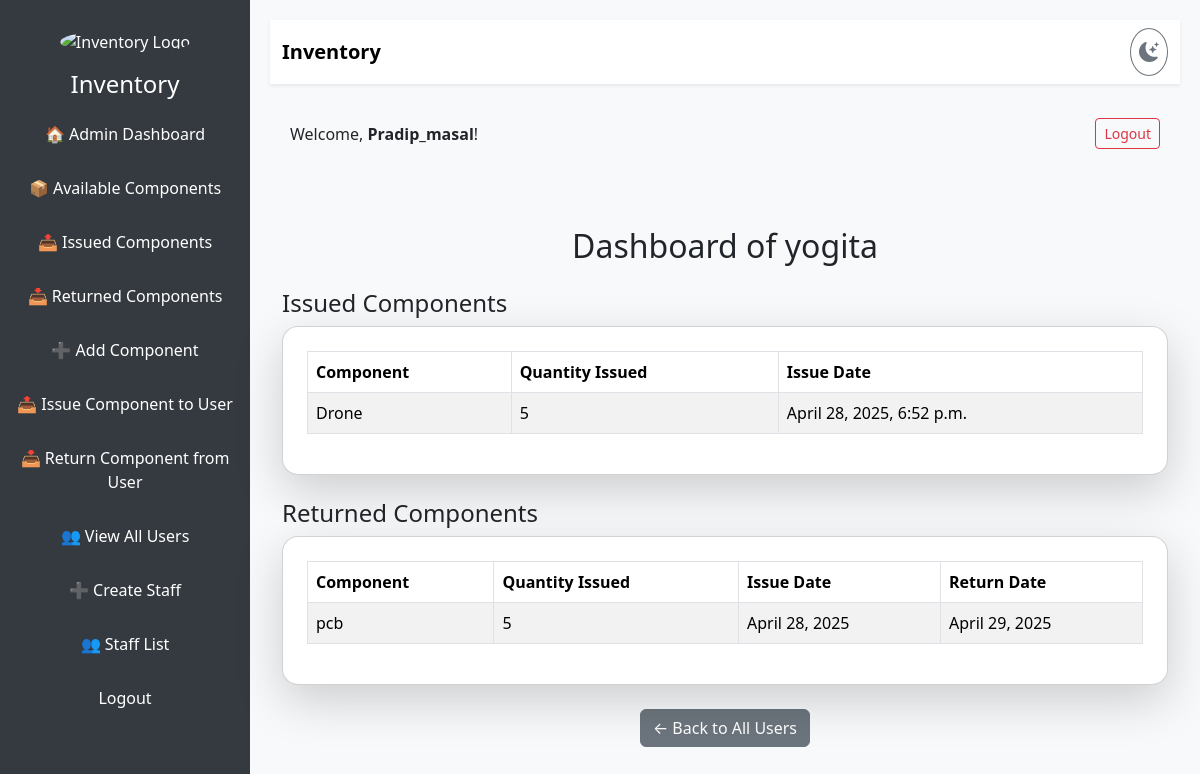
The page /user/6/dashboard/ (signed in) on the database its author committed.
### inventory/models.py (models this page shows, shortened)
class IssuedComponent(models.Model):
    user = models.ForeignKey(User, on_delete=models.CASCADE)
    component = models.ForeignKey(Component, on_delete=models.CASCADE)
    quantity_issued = models.PositiveIntegerField()
    issue_date = models.DateTimeField(auto_now_add=True)
    expected_return_date = models.DateField(null=True, blank=True)
    returned = models.BooleanField(default=False)
    return_date = models.DateField(null=True, blank=True)

class Component(models.Model):
    name = models.CharField(max_length=255)
    category = models.CharField(max_length=255)
    quantity = models.PositiveIntegerField()
    description = models.TextField(blank=True)
    price = models.DecimalField(max_digits=10, decimal_places=2, null=True, blank=True)
    image = models.ImageField(upload_to='components/', blank=True, null=True)

class ReturnedComponent(models.Model):
    component = models.ForeignKey(Component, on_delete=models.CASCADE)
    user = models.ForeignKey(User, on_delete=models.CASCADE)
    quantity_issued = models.PositiveIntegerField()
    quantity_returned = models.PositiveIntegerField()
    issue_date = models.DateField()
    return_date = models.DateField(auto_now_add=True)

### inventory/views.py (the view)
# urls.py: path('user/<int:user_id>/dashboard/', views.user_dashboard_admin_view, name='user_dashboard_admin_view'),
@superuser_required
def user_dashboard_admin_view(request, user_id):
    if not request.user.is_staff:
        return redirect('home')  # Optional: only allow staff/admins
    user = get_object_or_404(User, id=user_id)
    issued = IssuedComponent.objects.filter(user=user)
    returned = ReturnedComponent.objects.filter(user=user)
    context = {
        'viewed_user': user,
        'issued': issued,
        'returned': returned,
    }
    return render(request, 'inventory/user_dashboard_admin_view.html', context)

### inventory/views.py (called while the page is built)
def superuser_required(view_func):
    decorated_view_func = user_passes_test(lambda u: u.is_superuser)(view_func)
    return decorated_view_func

### inventory/templates/inventory/user_dashboard_admin_view.html
{% extends 'inventory/base.html' %}
{% block content %}
<div class="container py-5">
    <h2 class="mb-4 text-center">Dashboard of {{ viewed_user }}</h2>
    <h4>Issued Components</h4>
    <ul class="list-group mb-4">
        {% for item in issued %}
        <div class="card shadow-lg p-4 rounded-4">
            <div class="table-responsive">
                <table class="table table-striped table-hover table-bordered">
                    <thead class="bg-primary text-white">
                        <tr>
                            <th>Component</th>
                            <th>Quantity Issued</th>
                            <th>Issue Date</th>
                        </tr>
                    </thead>
                    <tbody>
                        {% for item in issued %}
                        <tr>
                            <td>{{ item.component.name }}</td>
                            <td>{{ item.quantity_issued }}</td>
                            <td>{{ item.issue_date }}</td>
                        </tr>
                        {% empty %}
                        <tr>
                            <td colspan="3" class="text-center text-muted">
                                No components issued.
                            </td>
                        </tr>
                        {% endfor %}
                    </tbody>
                </table>
            </div>
        </div>
        {% empty %}
        <li class="list-group-item text-muted">No components issued.</li>
        {% endfor %}
    </ul>
    <h4>Returned Components</h4>
    <ul class="list-group">
        {% for item in returned %}
        <div class="card shadow-lg p-4 rounded-4">
            <div class="table-responsive">
                <table class="table table-striped table-hover table-bordered">
                    <thead class="bg-primary text-white">
                        <tr>
                            <th>Component</th>
                            <th>Quantity Issued</th>
                            <th>Issue Date</th>
                            <th>Return Date</th>
                        </tr>
                    </thead>
                    <tbody>
                        {% for item in returned %}
                        <tr>
                            <td>{{ item.component.name }}</td>
                            <td>{{ item.quantity_issued }}</td>
                            <td>{{ item.issue_date }}</td>
                            <td>{{ item.return_date }}</td>
                        </tr>
                        {% empty %}
                        <tr>
                            <td colspan="4" class="text-center text-muted">
                                No components returned yet.
                            </td>
                        </tr>
                        {% endfor %}
                    </tbody>
                </table>
            </div>
        </div>
        {% empty %}
        <li class="list-group-item text-muted">No components returned.</li>
        {% endfor %}
    </ul>
    <div class="text-center mt-4">
        <a href="{% url 'view_all_users' %}" class="btn btn-secondary">← Back to All Users</a>
    </div>
</div>
{% endblock %}

### inventory/templates/inventory/base.html (shortened to what this page needs)
<!DOCTYPE html>
<html lang="en">
<head>
    <link href="https://cdn.jsdelivr.net/npm/bootstrap@5.3.2/dist/css/bootstrap.min.css" rel="stylesheet">
    <link href="https://cdn.jsdelivr.net/npm/bootstrap-icons@1.10.5/font/bootstrap-icons.css" rel="stylesheet">
</head>
<body class="bg-light" id="body">
    {% if user.is_authenticated %}
    <div class="sidebar text-center">
        <img src="https://img.icons8.com/fluency/96/box.png" class="rounded-circle mb-3" alt="Inventory Logo" width="100" height="100">
        <h4>Inventory</h4>
        {% if user.is_staff %}
        <a href="{% url 'admin_dashboard' %}">🏠 Admin Dashboard</a>
        <a href="{% url 'available_components' %}">📦 Available Components</a>
        <a href="{% url 'issued_components' %}">📤 Issued Components</a>
        <a href="{% url 'returned_components' %}">📥 Returned Components</a>
        <a href="{% url 'add_component' %}">➕ Add Component</a>
        <a href="{% url 'issue_component' %}">📤 Issue Component to User</a>
        <a href="{% url 'return_component' %}">📥 Return Component from User</a>
        {% if request.user.is_superuser %}
        <a href="{% url 'view_all_users' %}">👥 View All Users</a>
        <a href="{% url 'create_staff' %}">➕ Create Staff</a>
        <a href="{% url 'staff_list' %}">👥 Staff List</a>
        {% endif %}
        {% else %}
        <a href="{% url 'available_components' %}">📦 Available Components</a>
        <a href="{% url 'issued_components' %}">📤 Issued Components</a>
        <a href="{% url 'returned_components' %}">📥 Returned Components</a>
        {% endif %}
        <a href="{% url 'logout' %}">Logout</a>
    </div>
    {% endif %}
    <div class="content">
        <nav class="navbar navbar-expand-lg navbar-light bg-white shadow-sm mb-4" id="navbar">
            <div class="container">
                <a class="navbar-brand fw-bold" href="#">Inventory</a>
                <div class="d-flex align-items-center">
                    <button onclick="toggleDarkMode()" class="btn btn-outline-secondary rounded-circle p-2">
                        <i id="mode-icon" class="bi bi-moon-stars-fill fs-5"></i>
                    </button>
                </div>
            </div>
        </nav>
        {% if user.is_authenticated %}
        <div class="topbar">
            <div>Welcome, <strong>{{ user.username }}</strong>!</div>
            <div><a href="{% url 'logout' %}" class="btn btn-outline-danger btn-sm">Logout</a></div>
        </div>
        {% else %}
        <p>Welcome, Guest!</p>
        {% endif %}
        {% block content %}
        {% endblock %}
    </div>
</body>
</html>

### inventory/templates/inventory/base.html (style rules this page uses)
body, nav { transition: background-color 0.5s ease, color 0.5s ease; }
body { display: flex; min-height: 100vh; overflow-x: hidden; }
.sidebar { width: 250px; background: #343a40; color: white; padding-top: 30px; position: fixed; height: 100%; }
.sidebar a { color: white; text-decoration: none; display: block; padding: 15px; transition: 0.3s; }
.content { margin-left: 250px; padding: 20px; flex-grow: 1; }
.topbar { background: #f8f9fa; padding: 10px 20px; margin-bottom: 20px; display: flex; justify-content: space-between; align-items: center; }

### rows shown on the page
IssuedComponent: component.name "Drone", quantity_issued "5", issue_date "April 28, 2025, 6:52 p.m."
ReturnedComponent: component.name "pcb", quantity_issued "5", issue_date "April 28, 2025", return_date "April 29, 2025"

### other values the page prints
{{ user.username }} "Pradip_masal"
{{ viewed_user }} "yogita"
